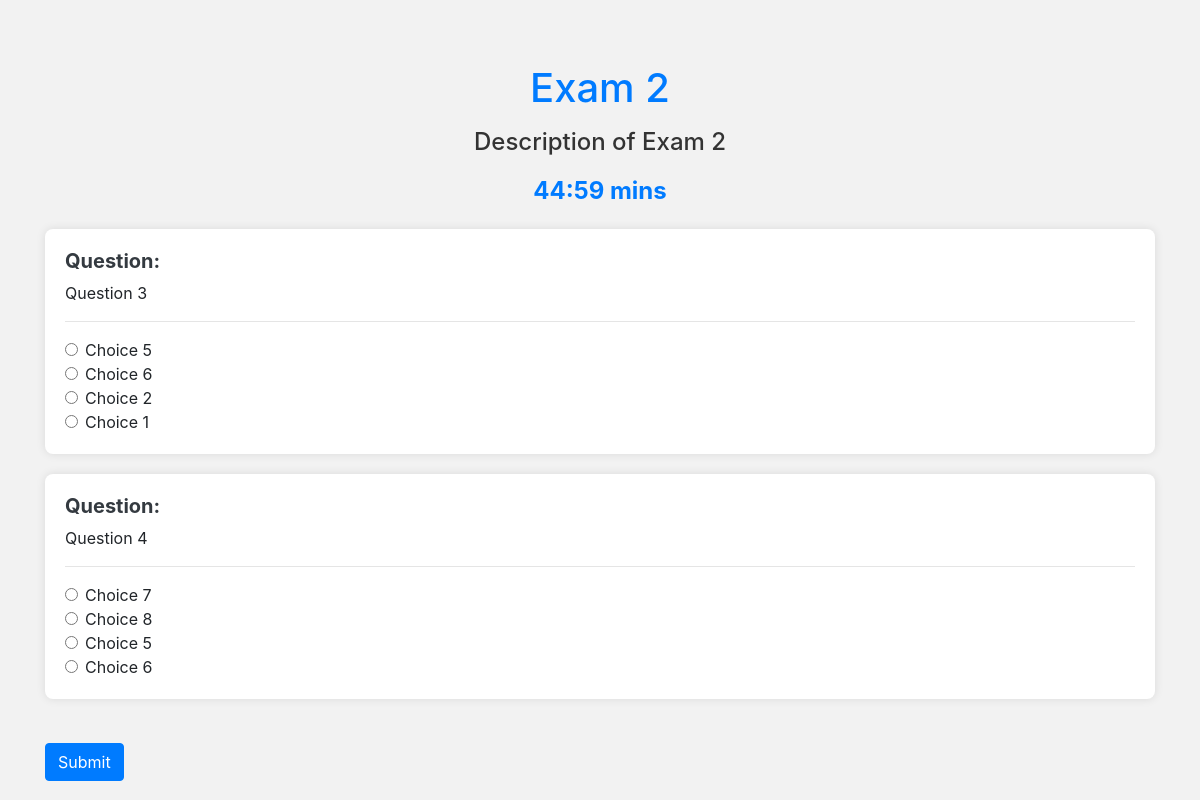
/exam/create/2/ (signed in), run on the app's committed database.
### Exam/models.py (models this page shows)
class Exam(models.Model):
    name = models.CharField(max_length=255,unique=True)
    description = models.TextField()
    duration = models.IntegerField()  # Duration in minutes
    start_time = models.DateTimeField()
    end_time = models.DateTimeField()
    def __str__(self):
        return self.name

class Question(models.Model):
    exam = models.ForeignKey("Exam", on_delete=models.CASCADE)
    text = models.TextField()
    marks = models.DecimalField(max_digits=5, decimal_places=2)

class Choice(models.Model):
    question = models.ForeignKey("Question", on_delete=models.CASCADE)
    text = models.CharField(max_length=255)
    is_correct = models.BooleanField(default=False)

### Exam/views.py (the view)
# urls.py: path('create/<int:exam_id>/', display_exam, name='display_exam'),
@login_required(login_url="/exam/login")
def display_exam(request, exam_id):
    exam = get_object_or_404(Exam, pk=exam_id)
    questions = Question.objects.filter(exam=exam)
    question_forms = []
    for question in questions:
        form = QuestionForm(instance=question)
        choice_formset = ChoiceFormSet(instance=question)
        question_forms.append((form, choice_formset))
    context = {
        "exam": exam,
        "question_forms": question_forms,
    }
    print(context)
    return render(request, "create_exam.html", context)

### template/create_exam.html (shortened to what this page needs)
<!DOCTYPE html>
<html>
<head>
  <link rel="stylesheet" href="https://stackpath.bootstrapcdn.com/bootstrap/4.5.2/css/bootstrap.min.css">
</head>
<body>
  <div class="container">
    <h1 class="mt-4" style="text-align: center; color: #007bff;">{{ exam.name }}</h1>
    <p><h4 style="color: #333; text-align: center;">{{ exam.description }}</h4></p>
    <div class="timer" id="timer">{{ exam.duration }} mins</div>
    <form method="post" action="{% url 'submit_exam' exam.id %}" id="examForm">
      {% for question_form, choice_formset in question_forms %}
        <div class="question-card">
          <h5 class="question-text">Question:</h5>
          <p class="card-text">{{ question_form.text.value }}</p>
          <hr>
          <div class="choices-container">
            {% for choice_form in choice_formset %}
              {% if choice_form.text.value %}
                <div class="form-check">
                  <input type="radio" name="question_{{ forloop.parentloop.counter }}" value="{{ choice_form.id.value }}" id="choice_{{ choice_form.id.value }}" class="form-check-input">
                  <label for="choice_{{ choice_form.id.value }}" class="form-check-label">{{ choice_form.text.value }}</label>
                </div>
              {% endif %}
            {% endfor %}
          </div>
        </div>
      {% endfor %}
      <button type="submit" class="btn btn-primary mt-4" id="submitButton">Submit</button>
    </form>
  </div>
</body>
</html>

### template/create_exam.html (style rules this page uses)
body { background-color: #f2f2f2; }
.container { padding-top: 40px; }
.question-card { margin-bottom: 20px; background-color: #fff; border-radius: 8px; box-shadow: 0 0 10px rgba(0, 0, 0, 0.1); padding: 20px; transition: transform 0.3s ease-in-out; }
.question-text { font-weight: bold; color: #343a40; }
.choices-container { margin-top: 10px; }
.form-check-input[type="radio"] { margin-right: 5px; }
.btn-primary { background-color: #007bff; border-color: #007bff; }
.timer { text-align: center; color: #007bff; font-size: 24px; font-weight: bold; margin-bottom: 20px; }

### data on the page
Exam: name "Exam 2", description "Description of Exam 2"
Question: text.value "Question 3"
Choice: text.value "Choice 5"
Choice: text.value "Choice 6"
Choice: text.value "Choice 2"
Choice: text.value "Choice 1"
Question: text.value "Question 4"
Choice: text.value "Choice 7"
Choice: text.value "Choice 8"
Choice: text.value "Choice 5"
Choice: text.value "Choice 6"
